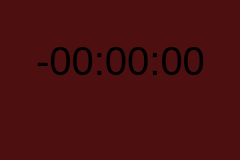
<?xml version="1.0" encoding="UTF-8"?>
<ui version="4.0">
 <class>TimerAlarm</class>
 <widget class="QDialog" name="TimerAlarm">
  <property name="geometry">
   <rect>
    <x>0</x>
    <y>0</y>
    <width>240</width>
    <height>160</height>
   </rect>
  </property>
  <property name="windowTitle">
   <string>Dialog</string>
  </property>
  <property name="styleSheet">
   <string notr="true">QDialog{
background-color: rgb(77, 15, 15);
}

QPushButton
{
border: 40px;
border-radius:40px;
image: url(:/delete_icon.svg);
}

QPushButton:pressed
{
image: url(:/delete_clicked_icon.svg)
}</string>
  </property>
  <widget class="QLabel" name="label">
   <property name="geometry">
    <rect>
     <x>20</x>
     <y>20</y>
     <width>201</width>
     <height>81</height>
    </rect>
   </property>
   <property name="styleSheet">
    <string notr="true">font-size:40px;</string>
   </property>
   <property name="text">
    <string>-00:00:00</string>
   </property>
   <property name="alignment">
    <set>Qt::AlignCenter</set>
   </property>
  </widget>
  <widget class="QPushButton" name="quitButton">
   <property name="geometry">
    <rect>
     <x>105</x>
     <y>110</y>
     <width>41</width>
     <height>41</height>
    </rect>
   </property>
   <property name="styleSheet">
    <string notr="true"/>
   </property>
   <property name="text">
    <string/>
   </property>
  </widget>
 </widget>
 <resources/>
 <connections/>
</ui>
